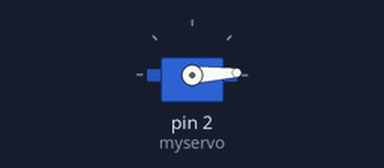
Simulated run of this sketch. Board: Arduino Uno, built with avr-gcc and run on an emulated ATmega328P. On the bench: servo.

Above: at 0.05 s.
At 1.3 s:
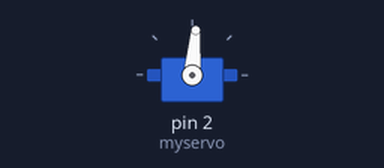
At 2.6 s:
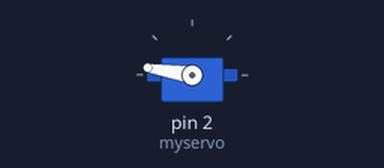
At 5.2 s:
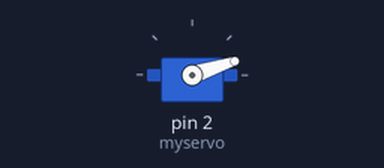
Timing chart, 0 to 7.1 s (numbered marks = the images above):
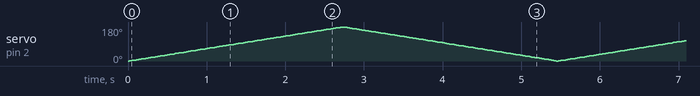

The sketch:

Servo_Teensy.ino
```cpp
#include <Servo.h>

// Create a Servo object
Servo myservo;

void setup() {
  // Attach the servo to pin 2
  myservo.attach(2);
}

void loop() {
  // Sweep the servo from 0 to 180 degrees
  for (int pos = 0; pos <= 180; pos += 1) {
    myservo.write(pos);
    delay(15);
  }

  // Sweep the servo from 180 to 0 degrees
  for (int pos = 180; pos >= 0; pos -= 1) {
    myservo.write(pos);
    delay(15);
  }
}
```
